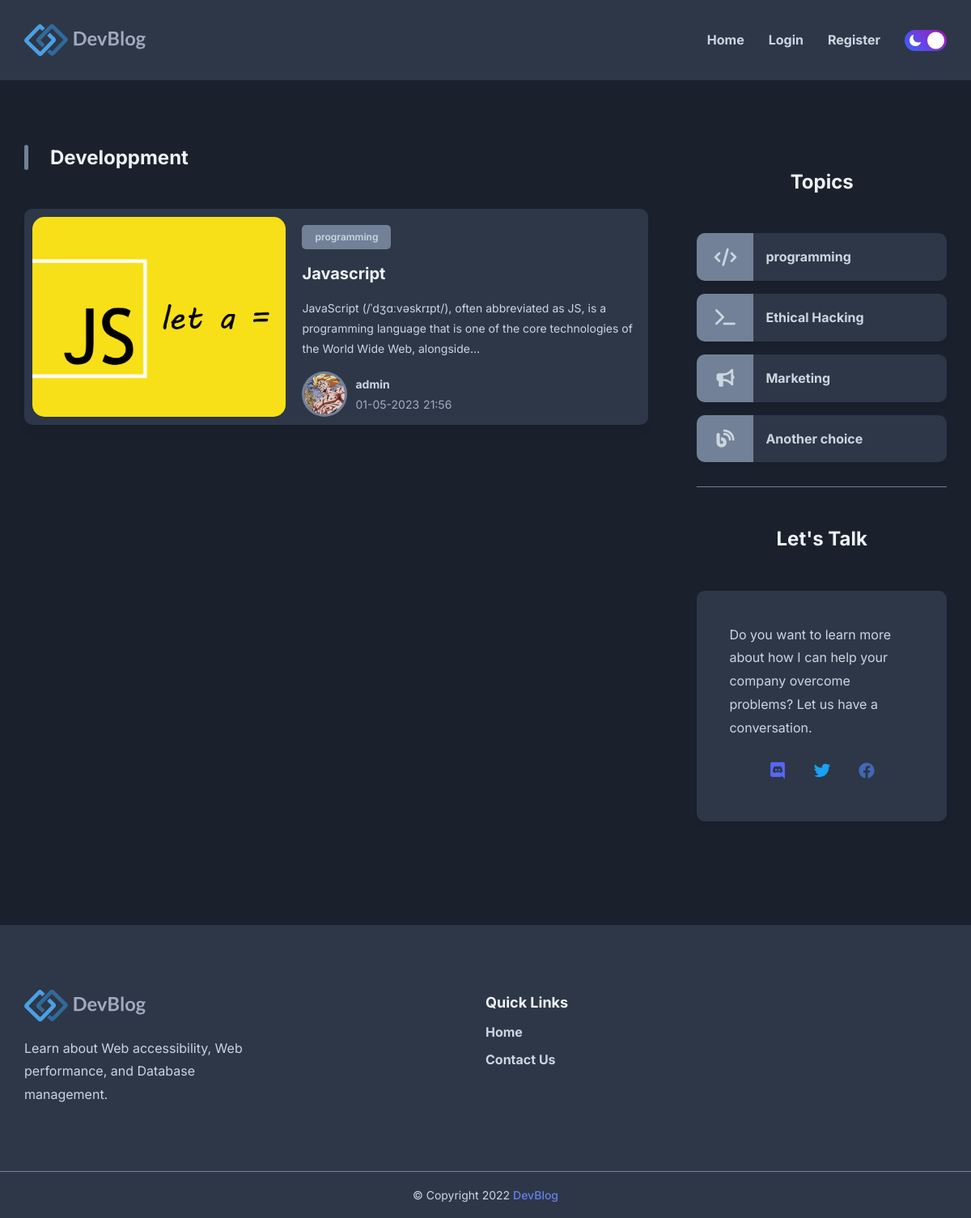
/programming, run on the app's committed database.
### blog/models.py (models this page shows, shortened)
class Post(models.Model):
    title = models.CharField(max_length=100)
    title1 = models.CharField(max_length=100, null=True)
    title2 = models.CharField(max_length=100, null=True)
    content = models.TextField()
    content2 = models.TextField(null=True)
    post_date = models.DateTimeField(default=timezone.now)
    post_update = models.DateTimeField(auto_now=True)
    author = models.ForeignKey(User, on_delete=models.CASCADE)
    categry = models.CharField(max_length=50 ,null=True, choices=STATUS_CHOICES, default='Another')
    image = models.ImageField(default='default_post.png', upload_to='post_pics')
    image2 = models.ImageField(default='', null=True, upload_to='post_pics2')
    class Meta:
        ordering = ('-post_date', )

### user/models.py (models this page shows, shortened)
class Profile(models.Model):
    image = models.ImageField(default='default.jpg', upload_to='profile_pics')
    user = models.OneToOneField(User, on_delete=models.CASCADE)

### blog/views.py (the view)
# urls.py: path('programming', views.dev, name='programming'),
def dev(request):
    l_post = Post.objects.all()
    paginator = Paginator(l_post, 5)
    page = request.GET.get('page')
    try:
        l_post = paginator.page(page)
    except PageNotAnInteger:
        l_post = paginator.page(1)
    except EmptyPage:
        l_post = paginator.page(paginator.num_pages)
    context = {
        'title' : 'Developpment',
        'l_post' : Post.objects.filter(categry='programming'),
        'page' : page,
    }
    return render(request , 'Category/Dev.html', context)

### blog/templates/Category/Dev.html (shortened to what this page needs)
{% extends 'blog/base.html' %}
{% load static %}
{% block content %}
<body class="dark-theme">
    {% include 'blog/header.html' %}
    <main>
        <div class="main">
            <div class="container">
                <div class="blog">
                    <h2 class="h2">{{title}}</h2>
                    {% for post in l_post %}
                    <div class="blog-card-group">
                        <div class="blog-card">
                            <div class="blog-card-banner">
                                <img src="{{post.image.url}}"
                                    alt="Building microservices with Dropwizard, MongoDB & Docker" width="250"
                                    class="blog-banner-img">
                            </div>
                            <div class="blog-content-wrapper">
                                <span class="blog-topic text-tiny">{{post.categry}}</span>
                                <h3>
                                    <a href="{% url 'detaile' post.id %}" class="h3">
                                        {{post.title}}
                                    </a>
                                </h3>
                                <p class="blog-text">
                                    {% if post.content|length > 100 %}
                                    {{post.content|slice:'150'}}...
                                    {% else %}
                                    {{post.content}}
                                    {% endif %}
                                </p>
                                <div class="wrapper-flex">
                                    <div class="profile-wrapper">
                                        <img src="{{post.author.profile.image.url}}" alt="Julia Walker" width="50">
                                    </div>
                                    <div class="wrapper">
                                        <span class="h4">{{post.author}}</span>
                                        <p class="text-sm">
                                            <time datetime="2022-01-17">{{post.post_date|date:'d-m-Y'}}</time>
                                            <time>{{post.post_date|time:'H:i'}}</time>
                                        </p>
                                    </div>
                                </div>
                            </div>
                        </div>
                    </div>
                    {% endfor %}
                </div>
                {% include 'blog/component.html' %}
            </div>
        </div>
    </main>
    {% include 'blog/footer.html' %}
</body>
</html>
{% endblock content %}

### static/css/mainblog002.css (style rules this page uses)
.dark-theme { --background-primary: hsl(218, 23%, 23%); --background-secondary: hsl(220, 26%, 14%); --action-primary: hsl(216, 15%, 52%); --action-secondary: hsl(218, 23%, 23%); --foreground-primary: hsl(210, 38%, 95%); --foreground-secondary: hsl(211, 25%, 84%); --foreground-tertiary: hsl(214, 20%, 69%); --accent: hsl(229, 76%, 66%); }
:root { --white: hsl(0, 0%, 100%); --fs-base: 0.85rem; --fs-1: 1.875rem; --fs-2: 1.5rem; --fs-3: 1.25rem; --fs-4: 0.875rem; --fs-5: 0.75rem; --py: 5rem; }
a { color: #19ffc6; font-weight: bold; cursor: pointer; }
span.blog-topic.text-tiny { margin-top: 10px; }
*, *::before, *::after { margin: 0; padding: 0; box-sizing: border-box; }
a { text-decoration: none; }
img { display: block; width: 100%; height: 100%; object-fit: cover; border-radius: 15px; }
a, span { display: inline-block; }
html { font-family: "Inter", sans-serif; font-size: var(--fs-base); line-height: 1.8; }
.h1, .h2, .h3, .h4 { display: block; color: var(--foreground-primary); }
.h2 { font-size: var(--fs-2); font-weight: 700; }
.h3 { font-size: var(--fs-3); font-weight: 700; }
.h4 { font-size: var(--fs-4); font-weight: 700; }
.text-sm { font-size: var(--fs-4); }
.text-tiny { font-size: var(--fs-5); }
.container { margin-inline: auto; margin: auto; padding: 0 15px; }
.dark-theme .blog-topic { background: var(--action-primary); color: var(--foreground-secondary); }
.main { background: var(--background-secondary); padding: var(--py) 0; }
.blog .h2 { line-height: 1.3; margin-bottom: 3rem; text-align: center; }
.blog-card-group { margin-bottom: 3rem; }
.blog-card { background: var(--background-primary); padding: 10px; margin-bottom: 1rem; border-radius: 10px; box-shadow: 0 10px 10px hsla(0, 0%, 0%, 0.05); transition: 0.25s ease; }
.blog-card-banner { display: block; overflow: hidden; border-radius: 5px; }
.blog-content-wrapper h3 { overflow-wrap: anywhere; }
.blog-topic { background: var(--action-secondary); color: var(--foreground-secondary); font-weight: 600; padding: 0.25rem 1rem; border-radius: 5px; margin-bottom: 1rem; }
.blog-card .h3 { line-height: 1.4; margin-bottom: 1rem; }
.profile-wrapper { display: none; }
.blog-text { color: var(--foreground-secondary); font-size: var(--fs-4); display: -webkit-box; line-clamp: 3; -webkit-line-clamp: 3; overflow: hidden; margin-bottom: 1rem; }
.blog .wrapper { display: flex; justify-content: space-between; align-items: center; flex-wrap: wrap; gap: 15px; }
.blog .h4 { color: var(--foreground-secondary); }
.blog .text-sm { display: flex; align-items: center; gap: 5px; color: var(--foreground-tertiary); }
@media (min-width: 550px) { :root { --fs-base: 0.90rem; } }
@media (min-width: 550px) { .blog-card { display: grid; grid-template-columns: 3fr 4fr; gap: 20px; } }
@media (min-width: 550px) { .blog-card-banner { display: block; overflow: hidden; border-radius: 5px; } }
@media (min-width: 550px) { .blog-banner-img { width: 100%; height: 100%; object-fit: cover; } }
@media (min-width: 650px) { :root { --fs-1: 2.25rem; } }
@media (min-width: 650px) { .container { padding: 0 30px; } }
@media (min-width: 650px) { .blog .h2 { position: relative; text-align: left; padding-left: 2rem; } }
@media (min-width: 650px) { .blog .h2::before { content: ''; position: absolute; top: 0; left: 0; background: var(--action-primary); width: 5px; height: 100%; border-radius: 5px; } }
@media (min-width: 650px) { .blog-text, .profile-wrapper { display: block; } }
@media (min-width: 650px) { .blog-text { color: var(--foreground-secondary); font-size: var(--fs-4); display: -webkit-box; line-clamp: 3; -webkit-line-clamp: 3; overflow: hidden; margin-bottom: 1rem; overflow-wrap: anywhere; } }
@media (min-width: 650px) { .blog .wrapper-flex { display: flex; justify-content: start; align-items: center; gap: 10px; } }
@media (min-width: 650px) { .profile-wrapper { width: 56px; height: 56px; background: var(--action-primary); padding: 3px; border-radius: 50%; } }
@media (min-width: 650px) { .profile-wrapper img { border-radius: 50%; } }
@media (min-width: 650px) { .blog .wrapper { flex-direction: column; align-items: start; gap: 0; } }
@media (min-width: 768px) { .container { max-width: 800px; } }
@media (min-width: 1024px) { :root { --fs-base: 1rem; --fs-1: 3rem; } }
@media (min-width: 1024px) { .container { max-width: 1220px; } }
@media (min-width: 1024px) { .main .container { display: grid; grid-template-columns: 5fr 2fr; gap: 60px; } }
span { color: #00ff33; }

### data on the page
Post: image (picture), categry "programming", title "Javascript", content "JavaScript (/ˈdʒɑːvəskrɪpt/), often abbreviated as JS, is a programming language that is one of the core technologies of the World Wide Web, alongside", author.profile.image (picture), author "admin", post_date "01-05-2023", post_date "21:56"

### other printed values
{{ title }} "Developpment"
